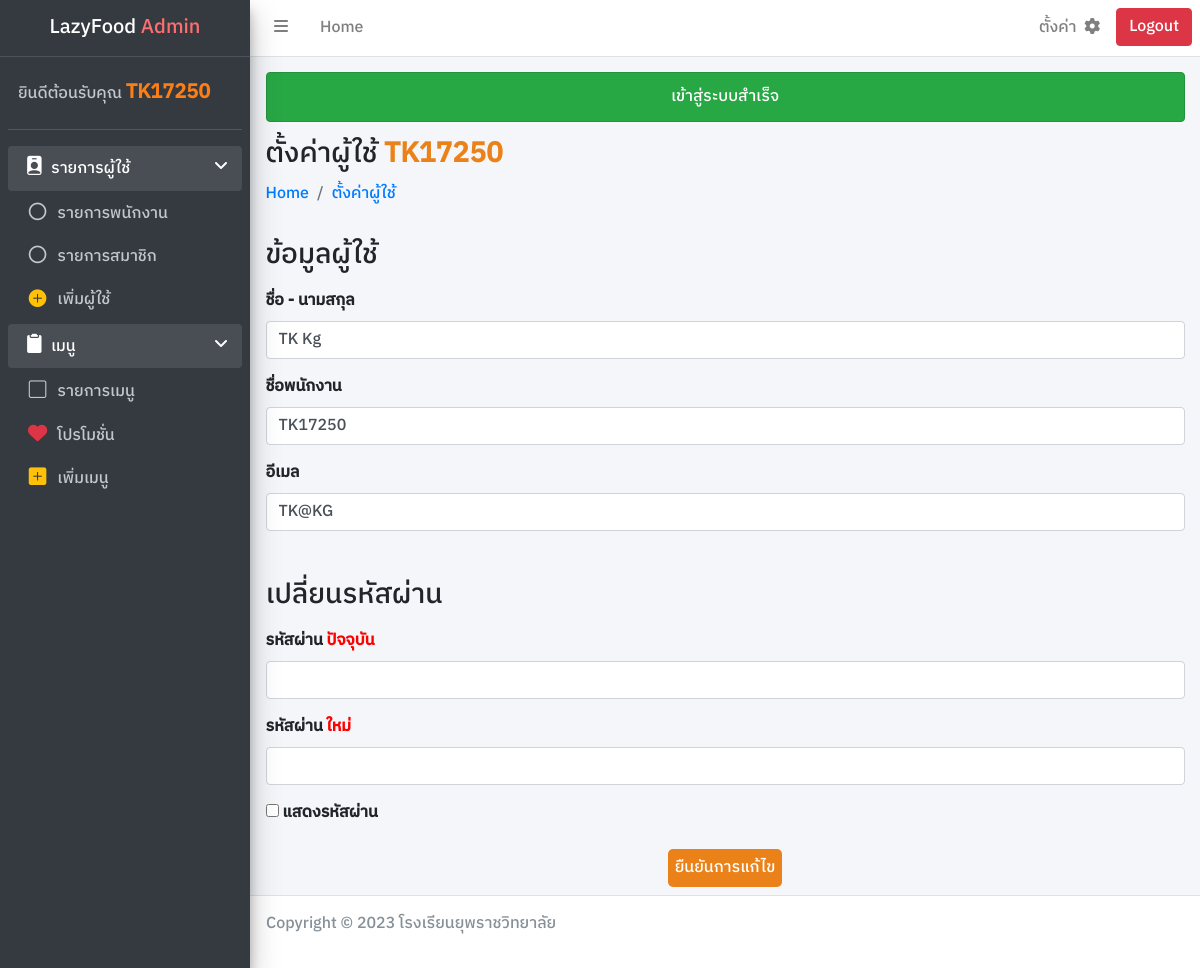
The page /admin/settinguser.php (signed in) on the database its author committed.
### tables this page shows
CREATE TABLE `User` (
  `u_id` int(11) NOT NULL,
  `u_fname` varchar(255) NOT NULL,
  `u_username` varchar(255) NOT NULL,
  `u_email` varchar(255) NOT NULL,
  `u_pass` varchar(255) NOT NULL,
  `u_rank` varchar(255) NOT NULL
);

### connect/server.php (called while the page is built, shortened)
<?php session_start();
    class DB_conn {
        function __construct() {
            $conn = mysqli_connect(DB_host, DB_user, DB_pass, DB_name);
            $this->dbconn = $conn;
        }
    }

### class/user_db.php (called while the page is built, shortened)
<?php require_once '../connect/server.php';
    class User_DB extends DB_conn {
        public function readusername($username) {
            $sql = "SELECT * FROM User WHERE u_username = '$username'";
            $result = mysqli_query($this->dbconn, $sql);
            return $result;
        }
    }

### admin/settinguser.php (the view, shortened to what this page needs)
<?php require_once '../connect/server.php';
require_once '../class/user_db.php';
    $dbuser = new User_DB();
    $username = $_SESSION['name'];
    $readuser = $dbuser->readusername($username);
    $rowuser = mysqli_fetch_assoc($readuser);
?>
<!DOCTYPE html>
<html lang="en">
<head>
    <link rel="stylesheet" href="../framework/css/bootstrap.min.css">
    <link rel="stylesheet" href="https://cdn.jsdelivr.net/npm/bootstrap-icons@1.11.2/font/bootstrap-icons.min.css">
    <link rel="stylesheet" href="../framework/css/adminlte.min.css">
    <link rel="stylesheet" href="https://cdnjs.cloudflare.com/ajax/libs/font-awesome/6.2.1/css/all.min.css">
    <link rel="stylesheet" href="../dist/css/main.css">
</head>
<body class="wrapper">
    <?php include_once './component/navbar.php'; ?>
    <?php include_once './component/sidebar.php'; ?>
    <div class="content-wrapper">
        <div class="content-header">
            <div class="container-fluid">
                <div>
                    <?php include_once './component/succeed.php' ?>
                </div>
                <div >
                    <h3 class="">ตั้งค่าผู้ใช้ <a class="fw-bolder color"><?php echo $username ?></a></h3>
                </div>
                <div>
                    <nav aria-label="breadcrumb">
                        <ol class="breadcrumb">
                            <li class="breadcrumb-item"><a href="./adminpage.php">Home</a></li>
                            <li class="breadcrumb-item"><a href="./settinguser.php">ตั้งค่าผู้ใช้</a></li>
                        </ol>
                    </nav>
                </div>
            </div>
        </div>
        <div class="content">
            <div class="container-fluid">
                <div class="row">
                    <div class="col-12">
                        <h3 class="mt-3 mb-3">ข้อมูลผู้ใช้</h3>
                        <form action="../process/settinguser_db.php" method="post">
                            <div class="mb-3">
                                <label for="fullname" class="form-label">ชื่อ - นามสกุล</label>
                                <input type="text" class="form-control" name="fname" id="fullname" value="<?php echo $rowuser['u_fname'] ?>" autocomplete="off" required>
                            </div>
                            <div class="mb-3">
                                <label for="username" class="form-label">ชื่อพนักงาน</label>
                                <input type="text" class="form-control" name="username" id="username" value="<?php echo $rowuser['u_username'] ?>" autocomplete="off" required>
                            </div>
                            <div class="mb-3">
                                <label for="email" class="form-label">อีเมล</label>
                                <input type="email" class="form-control" name="email" id="email" value="<?php echo $rowuser['u_email'] ?>" autocomplete="off" required>
                            </div>
                            <div class="">
                                <h3 class="mt-5 mb-3">เปลี่ยนรหัสผ่าน</h3>
                                <div class="mb-3">
                                    <label for="password" class="form-label">รหัสผ่าน <o>ปัจจุบัน</o></label>
                                    <input type="password" class="form-control password" name="password" id="password" autocomplete="off">
                                </div>
                                <div class="mb-3">
                                    <label for="newpassword" class="form-label">รหัสผ่าน <o>ใหม่</o></label>
                                    <input type="password" class="form-control password" name="newpassword" id="newpassword" autocomplete="off">
                                </div>
                                <div class="mb-3">
                                    <input type="checkbox" onclick="showpassword()" id="showpass"> <label for="showpass">แสดงรหัสผ่าน</label>
                                </div>
                            </div>
                            <div class="mb-2">
                                <button type="submit" class="btn-color m-auto d-block" name="edituser">ยืนยันการแก้ไข</button>
                            </div>
                        </form>
                    </div>
                </div>
            </div>
        </div>
    </div>
    <?php include_once './component/footer.php'; ?>
</body>
</html>

### rows shown on the page
user: fname "TK Kg", username "TK17250", email "TK@KG"

### other values the page prints
$_SESSION['name'] "TK17250"
$_SESSION['succeed'] "เข้าสู่ระบบสำเร็จ"
$username "TK17250"
